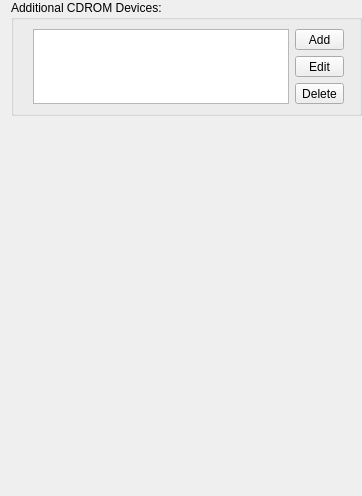
     <widget class="QWidget" name="tab_4">
      <attribute name="icon">
       <iconset resource="../resources/icons.qrc">
        <normaloff>:/blockdevice.png</normaloff>:/blockdevice.png</iconset>
      </attribute>
      <attribute name="title">
       <string>Additional Devices</string>
      </attribute>
      <layout class="QGridLayout" name="gridLayout_15">
       <property name="leftMargin">
        <number>11</number>
       </property>
       <property name="topMargin">
        <number>0</number>
       </property>
       <property name="rightMargin">
        <number>0</number>
       </property>
       <property name="bottomMargin">
        <number>0</number>
       </property>
       <item row="0" column="0">
        <widget class="QGroupBox" name="groupBox_CDROM">
         <property name="title">
          <string>Additional CDROM Devices:</string>
         </property>
         <layout class="QHBoxLayout" name="horizontalLayout_14">
          <item>
           <layout class="QGridLayout" name="gridLayout_12">
            <property name="leftMargin">
             <number>10</number>
            </property>
            <item row="0" column="0" rowspan="3">
             <widget class="QListWidget" name="CDROM_List"/>
            </item>
            <item row="1" column="1">
             <widget class="QToolButton" name="Button_CDROM_Edit">
              <property name="sizePolicy">
               <sizepolicy hsizetype="Minimum" vsizetype="Fixed">
                <horstretch>0</horstretch>
                <verstretch>0</verstretch>
               </sizepolicy>
              </property>
              <property name="text">
               <string>Edit</string>
              </property>
              <property name="icon">
               <iconset resource="../resources/icons.qrc">
                <normaloff>:/edit.png</normaloff>:/edit.png</iconset>
              </property>
              <property name="toolButtonStyle">
               <enum>Qt::ToolButtonTextUnderIcon</enum>
              </property>
             </widget>
            </item>
            <item row="0" column="1">
             <widget class="QToolButton" name="Button_CDROM_Add">
              <property name="sizePolicy">
               <sizepolicy hsizetype="Minimum" vsizetype="Fixed">
                <horstretch>0</horstretch>
                <verstretch>0</verstretch>
               </sizepolicy>
              </property>
              <property name="text">
               <string>Add</string>
              </property>
              <property name="icon">
               <iconset resource="../resources/icons.qrc">
                <normaloff>:/add.png</normaloff>:/add.png</iconset>
              </property>
              <property name="toolButtonStyle">
               <enum>Qt::ToolButtonTextUnderIcon</enum>
              </property>
             </widget>
            </item>
            <item row="2" column="1">
             <widget class="QToolButton" name="Button_CDROM_Delete">
              <property name="sizePolicy">
               <sizepolicy hsizetype="Minimum" vsizetype="Fixed">
                <horstretch>0</horstretch>
                <verstretch>0</verstretch>
               </sizepolicy>
              </property>
              <property name="text">
               <string>Delete</string>
              </property>
              <property name="icon">
               <iconset resource="../resources/icons.qrc">
                <normaloff>:/remove.png</normaloff>:/remove.png</iconset>
              </property>
              <property name="toolButtonStyle">
               <enum>Qt::ToolButtonTextUnderIcon</enum>
              </property>
             </widget>
            </item>
           </layout>
          </item>
          <item>
           <widget class="Line" name="line_10">
            <property name="orientation">
             <enum>Qt::Horizontal</enum>
            </property>
           </widget>
          </item>
         </layout>
        </widget>
       </item>
       <item row="1" column="0">
        <spacer name="verticalSpacer_7">
         <property name="orientation">
          <enum>Qt::Vertical</enum>
         </property>
         <property name="sizeHint" stdset="0">
          <size>
           <width>108</width>
           <height>380</height>
          </size>
         </property>
        </spacer>
       </item>
      </layout>
     </widget>
